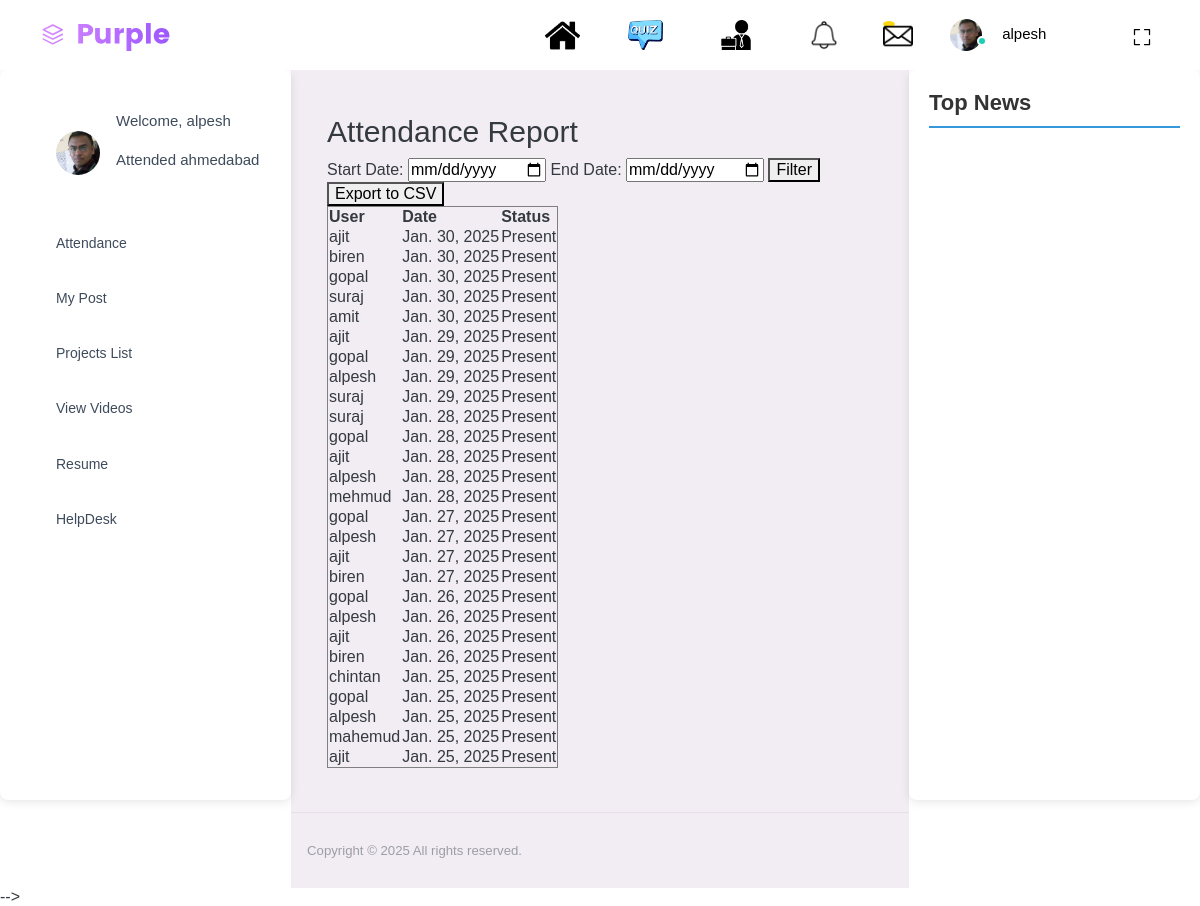
The page /attendance_report/ (signed in) on the database as committed earlier.
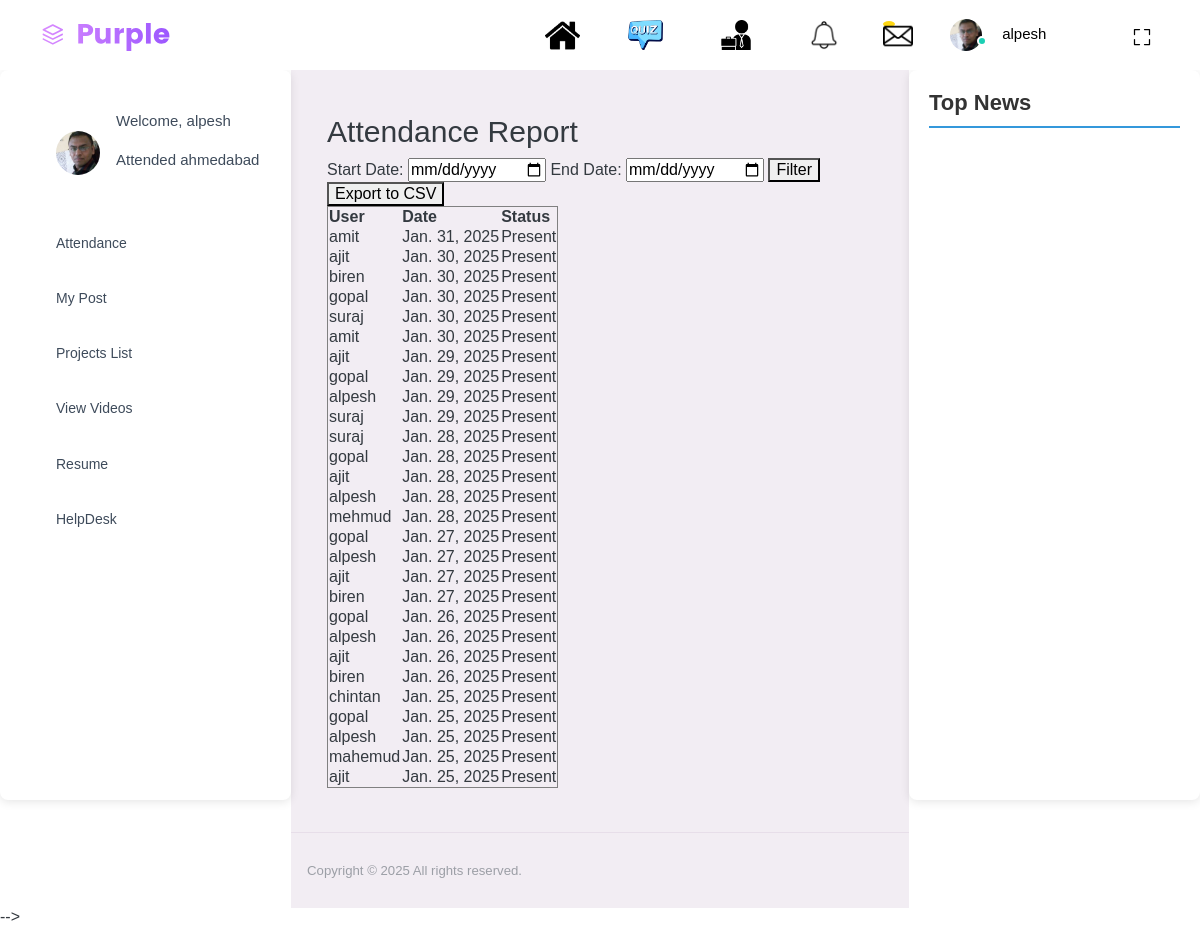
The same page on the database as committed later.
### user_management/models.py (models this page shows, shortened)
class AttendanceRecord(models.Model):
    user = models.ForeignKey(settings.AUTH_USER_MODEL, on_delete=models.CASCADE)
    date = models.DateField(default=timezone.now)
    status = models.CharField(max_length=10, choices=[('Present', 'Present'), ('Absent', 'Absent')])

class CustomUser(AbstractUser):
    role = models.CharField(max_length=50, choices=[('Admin', 'Admin'), ('User', 'User')])
    education = models.CharField(max_length=100, null=True, blank=True)
    college_name = models.CharField(max_length=255, null=True, blank=True)
    address = models.CharField(max_length=255, null=True, blank=True)
    sex = models.CharField(max_length=10, choices=[('Male', 'Male'), ('Female', 'Female'), ('Other', 'Other')], null=True, blank=True)
    screenshot = models.ImageField(upload_to='screenshots/', null=True, blank=True)
    profile_pic = models.ImageField(upload_to='profile_pic/', null=True, blank=True)
    is_approved = models.BooleanField(default=False)
    created_at = models.DateTimeField(auto_now_add=True,null=True, blank=True)

### user_management/views.py (the view)
# urls.py: path('attendance_report/', views.attendance_report, name='attendance_report'),
@login_required
def attendance_report(request):
    records = AttendanceRecord.objects.select_related('user').order_by('-date')
    start_date = request.GET.get('start_date')
    end_date = request.GET.get('end_date')
    if start_date and end_date:
        records = records.filter(date__range=[parse_date(start_date), parse_date(end_date)])
    context = {
        'records': records,
        'start_date': start_date,
        'end_date': end_date,
    }
    return render(request, 'user_management/attendance_report.html', context)

### user_management/context_processors.py (called while the page is built)
def get_news(request):
    url = 'https://newsapi.org/v2/top-headlines?country=us&apiKey=1dc725c4b44746cbba9103a3d479147f'
    response = requests.get(url)
    if response.status_code == 200:
        news_data = response.json()
        articles = news_data.get('articles', [])
    else:
        articles = []
    return {'articles': articles}

### user_management/templates/user_management/attendance_report.html (shortened to what this page needs)
{% extends "user_management/base.html" %}
{% load static %}
{% block content %}
<h2>Attendance Report</h2>
<form method="get" action="{% url 'attendance_report' %}">
  <label for="start_date">Start Date:</label>
  <input type="date" id="start_date" name="start_date" value="{{ start_date }}">
  <label for="end_date">End Date:</label>
  <input type="date" id="end_date" name="end_date" value="{{ end_date }}">
  <button type="submit">Filter</button>
</form>
<form method="get" action="{% url 'export_attendance_csv' %}">
  <button type="submit">Export to CSV</button>
</form>
<table border="1">
  <tr>
    <th>User</th>
    <th>Date</th>
    <th>Status</th>
  </tr>
  {% for record in records %}
    <tr>
      <td>{{ record.user.username }}</td>
      <td>{{ record.date }}</td>
      <td>{{ record.status }}</td>
    </tr>
  {% endfor %}
</table>
{% endblock %}

Rows that differ between the two databases and show on the page:
added AttendanceRecord: user.username "amit", date "Jan. 31, 2025", status "Present"
